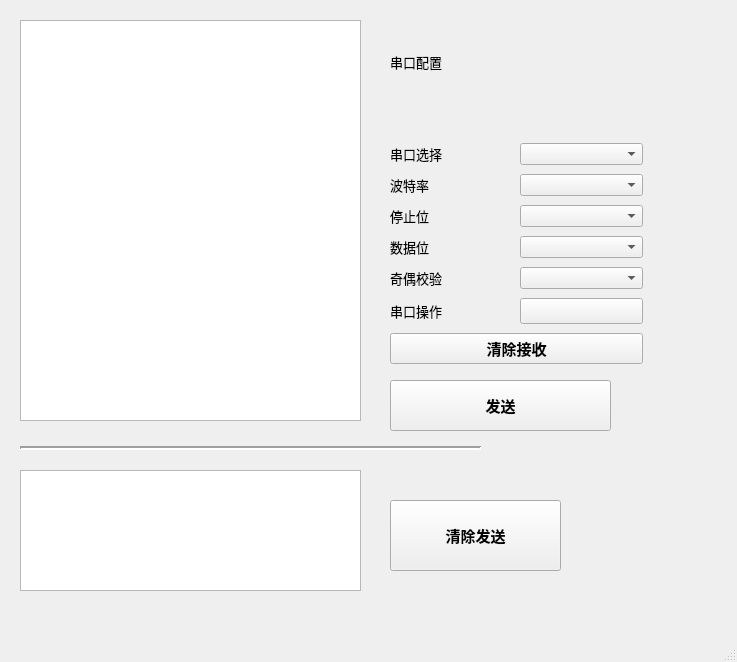
<?xml version="1.0" encoding="UTF-8"?>
<ui version="4.0">
 <class>MainWindow</class>
 <widget class="QMainWindow" name="MainWindow">
  <property name="enabled">
   <bool>true</bool>
  </property>
  <property name="geometry">
   <rect>
    <x>0</x>
    <y>0</y>
    <width>737</width>
    <height>662</height>
   </rect>
  </property>
  <property name="windowTitle">
   <string>MainWindow</string>
  </property>
  <widget class="QWidget" name="centralwidget">
   <widget class="QWidget" name="verticalLayoutWidget">
    <property name="geometry">
     <rect>
      <x>390</x>
      <y>140</y>
      <width>253</width>
      <height>231</height>
     </rect>
    </property>
    <layout class="QVBoxLayout" name="verticalLayout">
     <item>
      <layout class="QHBoxLayout" name="horizontalLayout_8">
       <item>
        <widget class="QLabel" name="label_16">
         <property name="font">
          <font>
           <family>微软雅黑</family>
           <pointsize>10</pointsize>
          </font>
         </property>
         <property name="text">
          <string>串口选择</string>
         </property>
         <property name="buddy">
          <cstring>comboBox_port</cstring>
         </property>
        </widget>
       </item>
       <item>
        <widget class="MyComboBox" name="comboBox_port"/>
       </item>
      </layout>
     </item>
     <item>
      <layout class="QHBoxLayout" name="horizontalLayout_11">
       <item>
        <widget class="QLabel" name="label_18">
         <property name="font">
          <font>
           <family>微软雅黑</family>
           <pointsize>10</pointsize>
          </font>
         </property>
         <property name="text">
          <string>波特率</string>
         </property>
         <property name="buddy">
          <cstring>comboBox_baud</cstring>
         </property>
        </widget>
       </item>
       <item>
        <widget class="QComboBox" name="comboBox_baud"/>
       </item>
      </layout>
     </item>
     <item>
      <layout class="QHBoxLayout" name="horizontalLayout_1">
       <item>
        <widget class="QLabel" name="label_13">
         <property name="font">
          <font>
           <family>微软雅黑</family>
           <pointsize>10</pointsize>
          </font>
         </property>
         <property name="text">
          <string>停止位</string>
         </property>
         <property name="buddy">
          <cstring>comboBox_stop</cstring>
         </property>
        </widget>
       </item>
       <item>
        <widget class="QComboBox" name="comboBox_stop"/>
       </item>
      </layout>
     </item>
     <item>
      <layout class="QHBoxLayout" name="horizontalLayout_10">
       <item>
        <widget class="QLabel" name="label_17">
         <property name="font">
          <font>
           <family>微软雅黑</family>
           <pointsize>10</pointsize>
          </font>
         </property>
         <property name="text">
          <string>数据位</string>
         </property>
         <property name="buddy">
          <cstring>comboBox_data</cstring>
         </property>
        </widget>
       </item>
       <item>
        <widget class="QComboBox" name="comboBox_data"/>
       </item>
      </layout>
     </item>
     <item>
      <layout class="QHBoxLayout" name="horizontalLayout_7">
       <item>
        <widget class="QLabel" name="label_14">
         <property name="font">
          <font>
           <family>微软雅黑</family>
           <pointsize>10</pointsize>
          </font>
         </property>
         <property name="text">
          <string>奇偶校验</string>
         </property>
         <property name="buddy">
          <cstring>comboBox_check</cstring>
         </property>
        </widget>
       </item>
       <item>
        <widget class="QComboBox" name="comboBox_check"/>
       </item>
      </layout>
     </item>
     <item>
      <layout class="QHBoxLayout" name="horizontalLayout_12">
       <item>
        <widget class="QLabel" name="label_19">
         <property name="font">
          <font>
           <family>微软雅黑</family>
           <pointsize>10</pointsize>
          </font>
         </property>
         <property name="text">
          <string>串口操作</string>
         </property>
         <property name="buddy">
          <cstring>pushButton_operate</cstring>
         </property>
        </widget>
       </item>
       <item>
        <widget class="QPushButton" name="pushButton_operate">
         <property name="font">
          <font>
           <pointsize>11</pointsize>
           <weight>75</weight>
           <bold>true</bold>
           <underline>false</underline>
          </font>
         </property>
         <property name="text">
          <string/>
         </property>
         <property name="checkable">
          <bool>false</bool>
         </property>
        </widget>
       </item>
      </layout>
     </item>
     <item>
      <layout class="QHBoxLayout" name="horizontalLayout_13">
       <item>
        <widget class="QPushButton" name="pushButton_clearRcv">
         <property name="font">
          <font>
           <pointsize>11</pointsize>
           <weight>75</weight>
           <bold>true</bold>
           <underline>false</underline>
          </font>
         </property>
         <property name="text">
          <string>清除接收</string>
         </property>
         <property name="checkable">
          <bool>false</bool>
         </property>
        </widget>
       </item>
      </layout>
     </item>
    </layout>
   </widget>
   <widget class="QPushButton" name="pushButton_send">
    <property name="geometry">
     <rect>
      <x>390</x>
      <y>380</y>
      <width>221</width>
      <height>51</height>
     </rect>
    </property>
    <property name="font">
     <font>
      <pointsize>11</pointsize>
      <weight>75</weight>
      <bold>true</bold>
      <underline>false</underline>
     </font>
    </property>
    <property name="text">
     <string>发送</string>
    </property>
    <property name="checkable">
     <bool>false</bool>
    </property>
   </widget>
   <widget class="QPushButton" name="pushButton_clearSend">
    <property name="geometry">
     <rect>
      <x>390</x>
      <y>500</y>
      <width>171</width>
      <height>71</height>
     </rect>
    </property>
    <property name="font">
     <font>
      <pointsize>11</pointsize>
      <weight>75</weight>
      <bold>true</bold>
      <underline>false</underline>
     </font>
    </property>
    <property name="text">
     <string>清除发送</string>
    </property>
    <property name="checkable">
     <bool>false</bool>
    </property>
   </widget>
   <widget class="Line" name="line">
    <property name="geometry">
     <rect>
      <x>20</x>
      <y>440</y>
      <width>461</width>
      <height>16</height>
     </rect>
    </property>
    <property name="lineWidth">
     <number>2</number>
    </property>
    <property name="orientation">
     <enum>Qt::Horizontal</enum>
    </property>
   </widget>
   <widget class="QLabel" name="label">
    <property name="geometry">
     <rect>
      <x>390</x>
      <y>50</y>
      <width>139</width>
      <height>23</height>
     </rect>
    </property>
    <property name="font">
     <font>
      <pointsize>10</pointsize>
     </font>
    </property>
    <property name="text">
     <string>串口配置</string>
    </property>
   </widget>
   <widget class="QTextEdit" name="textEdit_rcv">
    <property name="geometry">
     <rect>
      <x>20</x>
      <y>20</y>
      <width>341</width>
      <height>401</height>
     </rect>
    </property>
   </widget>
   <widget class="QTextEdit" name="textEdit_send">
    <property name="geometry">
     <rect>
      <x>20</x>
      <y>470</y>
      <width>341</width>
      <height>121</height>
     </rect>
    </property>
   </widget>
   <zorder>verticalLayoutWidget</zorder>
   <zorder>pushButton_send</zorder>
   <zorder>line</zorder>
   <zorder>label</zorder>
   <zorder>textEdit_rcv</zorder>
   <zorder>textEdit_send</zorder>
   <zorder>pushButton_clearSend</zorder>
  </widget>
  <widget class="QMenuBar" name="menubar">
   <property name="geometry">
    <rect>
     <x>0</x>
     <y>0</y>
     <width>737</width>
     <height>23</height>
    </rect>
   </property>
  </widget>
  <widget class="QStatusBar" name="statusbar"/>
 </widget>
 <customwidgets>
  <customwidget>
   <class>MyComboBox</class>
   <extends>QComboBox</extends>
   <header>myComboBox.h</header>
  </customwidget>
 </customwidgets>
 <resources/>
 <connections/>
</ui>
